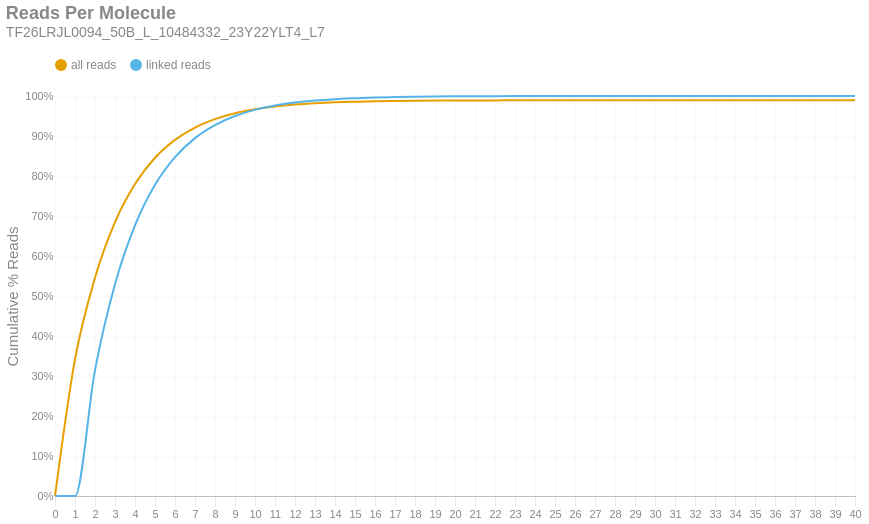

Notebook code for this chart:
### Markdown cell above
### Reads per Molecule
This chart shows the cumulative distribution of the number of reads per linked molecule. That is, how many alignments are associated with a unique molecule. This excludes the number of reads associated with invalid or absent linked-read barcodes. The `linked` histogram is the percentages recalculated when disregarding singletons.

### Code cell
if SKIPLR:
    print_html(f"Skipped")
else:
    counts = np.bincount(valids['reads'].cast(pl.Int64).to_numpy())
    weighted = counts * np.arange(len(counts))
    all_perc = weighted / n_reads
    linked_perc = weighted / n_linked_reads
    linked_perc[1] = 0
    binned_df = pl.DataFrame({
        'readsper': list(range(len(counts))),
        'all reads (cumsum)': np.cumsum(all_perc).tolist(),
        'linked reads (cumsum)': np.cumsum(linked_perc).tolist(),
    })

    with SafeRender(binned_df):
        (
            density_plot(binned_df, 'Reads Per Molecule', samplename, 'readspmol')
            .encode(
                x=alt.X('readsper:O', title=None).axis(labelAngle=0).scale(padding=0),
                y=alt.Y('value:Q', title='Cumulative % Reads').axis(format='%').stack(False),
                color=alt.Color("key:N").scale(domain=["all reads", "linked reads"]),
                tooltip=[
                    alt.Tooltip("key:N", title="Data Type"),
                    alt.Tooltip("readsper:O", title="Reads Per Molecule"),
                    alt.Tooltip("value:Q", format=".2%", title="% Reads (Cum.)")
                ]            
            )
        ).display()

### Figure 1 — Vega-Lite specification as saved in the notebook (floating-point values rounded to 4 significant figures)
{"width": "container", "height": 400, "config": {"title": {"anchor": "start", "dy": -15, "fontSize": 18, "color": "#888888", "subtitleColor": "#888888", "subtitleFontSize": 14}, "arc": {"fill": "#0072B2"}, "axis": {"domainColor": "#888888", "domainWidth": 0.5, "gridWidth": 0.2, "grid": false, "titleFontWeight": 400, "titleFontSize": 15, "labelFontSize": 11, "labelColor": "#888888", "tickColor": "#888888", "tickWidth": 0.2, "titleColor": "#888888"}, "axisBand": {"grid": false}, "axisX": {"grid": true, "tickSize": 10, "domainCap": "round"}, "axisY": {"domain": false, "grid": true, "tickSize": 0, "domainCap": "round"}, "background": "transparent", "header": {"labelFontSize": 15, "labelColor": "#888888", "titleFontSize": 15, "titleFontWeight": 600, "titleColor": "#888888"}, "legend": {"labelFont": "sans-serif", "labelFontSize": 12, "labelColor": "#888888", "symbolSize": 100, "symbolType": "circle", "titleFontSize": 12, "titlePadding": 10, "titleColor": "#888888", "title": null, "orient": "top"}, "range": {"category": ["#E69F00", "#56B4E9", "#009E73", "#F0E442", "#0072B2", "#D55E00", "#CC79A7", "#000000"], "diverging": ["#cfe8f3", "#a2d4ec", "#73bfe2", "#46abdb", "#1696d2", "#12719e"]}, "area": {"fill": "#0072B2", "fillOpacity": 0.7, "line": true, "strokeOpacity": 0.7}, "line": {"color": "#0072B2", "stroke": "#0072B2", "strokeWidth": 2}, "trail": {"color": "#0072B2", "stroke": "#0072B2", "strokeWidth": 0, "size": 1}, "point": {"filled": true, "fillOpacity": 1.0, "size": 95}, "text": {"color": "#888888", "fontSize": 11, "align": "right", "fontWeight": 400, "size": 11}, "bar": {"fill": "#0072B2", "stroke": null}, "view": {"stroke": null, "continuousWidth": 660, "continuousHeight": 400}}, "data": {"name": "data-cb80f409b3fc25f3d47ad358e832a340"}, "mark": {"type": "line", "interpolate": "monotone", "point": {"opacity": 0, "size": 275}}, "encoding": {"color": {"field": "key", "scale": {"domain": ["all reads", "linked reads"]}, "type": "nominal"}, "tooltip": [{"field": "key", "title": "Data Type", "type": "nominal"}, {"field": "readsper", "title": "Reads Per Molecule", "type": "ordinal"}, {"field": "value", "format": ".2%", "title": "% Reads (Cum.)", "type": "quantitative"}], "x": {"axis": {"labelAngle": 0}, "field": "readsper", "scale": {"padding": 0}, "title": null, "type": "ordinal"}, "y": {"axis": {"format": "%"}, "field": "value", "stack": false, "title": "Cumulative % Reads", "type": "quantitative"}}, "params": [{"name": "param_c36ac31b6afebe62", "select": {"type": "point", "fields": ["key"]}, "bind": "legend"}], "title": {"text": "Reads Per Molecule", "subtitle": "TF26LRJL0094_50B_L_10484332_23Y22YLT4_L7"}, "transform": [{"fold": ["all reads (cumsum)", "linked reads (cumsum)"]}, {"calculate": "replace(datum.key, ' (cumsum)', '')", "as": "key"}, {"filter": {"param": "param_c36ac31b6afebe62"}}], "usermeta": {"embedOptions": {"downloadFileName": "TF26LRJL0094_50B_L_10484332_23Y22YLT4_L7.readspmol"}}, "$schema": "https://vega.github.io/schema/vega-lite/v6.4.1.json", "datasets": {"data-cb80f409b3fc25f3d47ad358e832a340": [{"readsper": 0, "all reads (cumsum)": 0.0, "linked reads (cumsum)": 0.0}, {"readsper": 1, "all reads (cumsum)": 0.3417, "linked reads (cumsum)": 0.0}, {"readsper": 2, "all reads (cumsum)": 0.5455, "linked reads (cumsum)": 0.3148}, {"readsper": 3, "all reads (cumsum)": 0.6846, "linked reads (cumsum)": 0.5295}, {"readsper": 4, "all reads (cumsum)": 0.7798, "linked reads (cumsum)": 0.6766}, {"readsper": 5, "all reads (cumsum)": 0.8456, "linked reads (cumsum)": 0.7781}, {"readsper": 6, "all reads (cumsum)": 0.8903, "linked reads (cumsum)": 0.8471}, {"readsper": 7, "all reads (cumsum)": 0.9211, "linked reads (cumsum)": 0.8947}, {"readsper": 8, "all reads (cumsum)": 0.9423, "linked reads (cumsum)": 0.9274}, {"readsper": 9, "all reads (cumsum)": 0.9569, "linked reads (cumsum)": 0.95}, {"readsper": 10, "all reads (cumsum)": 0.9669, "linked reads (cumsum)": 0.9654}, {"readsper": 11, "all reads (cumsum)": 0.9739, "linked reads (cumsum)": 0.9763}, {"readsper": 12, "all reads (cumsum)": 0.9786, "linked reads (cumsum)": 0.9835}, {"readsper": 13, "all reads (cumsum)": 0.9819, "linked reads (cumsum)": 0.9885}, {"readsper": 14, "all reads (cumsum)": 0.9842, "linked reads (cumsum)": 0.9922}, {"readsper": 15, "all reads (cumsum)": 0.9857, "linked reads (cumsum)": 0.9945}, {"readsper": 16, "all reads (cumsum)": 0.987, "linked reads (cumsum)": 0.9964}, {"readsper": 17, "all reads (cumsum)": 0.9876, "linked reads (cumsum)": 0.9974}, {"readsper": 18, "all reads (cumsum)": 0.9881, "linked reads (cumsum)": 0.9981}, {"readsper": 19, "all reads (cumsum)": 0.9885, "linked reads (cumsum)": 0.9988}, {"readsper": 20, "all reads (cumsum)": 0.9888, "linked reads (cumsum)": 0.9992}, {"readsper": 21, "all reads (cumsum)": 0.9889, "linked reads (cumsum)": 0.9994}, {"readsper": 22, "all reads (cumsum)": 0.9891, "linked reads (cumsum)": 0.9996}, {"readsper": 23, "all reads (cumsum)": 0.9891, "linked reads (cumsum)": 0.9997}, {"readsper": 24, "all reads (cumsum)": 0.9892, "linked reads (cumsum)": 0.9998}, {"readsper": 25, "all reads (cumsum)": 0.9892, "linked reads (cumsum)": 0.9999}, {"readsper": 26, "all reads (cumsum)": 0.9892, "linked reads (cumsum)": 0.9999}, {"readsper": 27, "all reads (cumsum)": 0.9893, "linked reads (cumsum)": 0.9999}, {"readsper": 28, "all reads (cumsum)": 0.9893, "linked reads (cumsum)": 1.0}, {"readsper": 29, "all reads (cumsum)": 0.9893, "linked reads (cumsum)": 1.0}, {"readsper": 30, "all reads (cumsum)": 0.9893, "linked reads (cumsum)": 1.0}, {"readsper": 31, "all reads (cumsum)": 0.9893, "linked reads (cumsum)": 1.0}, {"readsper": 32, "all reads (cumsum)": 0.9893, "linked reads (cumsum)": 1.0}, {"readsper": 33, "all reads (cumsum)": 0.9893, "linked reads (cumsum)": 1.0}, {"readsper": 34, "all reads (cumsum)": 0.9893, "linked reads (cumsum)": 1.0}, {"readsper": 35, "all reads (cumsum)": 0.9893, "linked reads (cumsum)": 1.0}, {"readsper": 36, "all reads (cumsum)": 0.9893, "linked reads (cumsum)": 1.0}, {"readsper": 37, "all reads (cumsum)": 0.9893, "linked reads (cumsum)": 1.0}, {"readsper": 38, "all reads (cumsum)": 0.9893, "linked reads (cumsum)": 1.0}, {"readsper": 39, "all reads (cumsum)": 0.9893, "linked reads (cumsum)": 1.0}, {"readsper": 40, "all reads (cumsum)": 0.9893, "linked reads (cumsum)": 1.0}]}}
